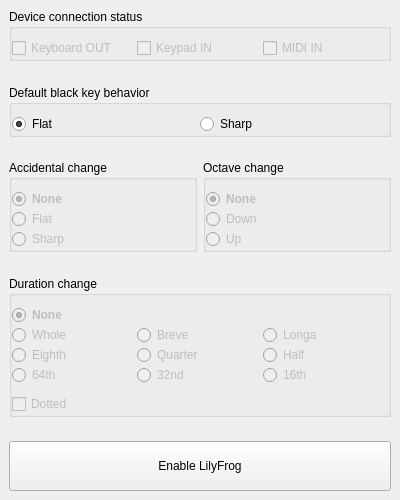
<?xml version="1.0" encoding="UTF-8"?>
<ui version="4.0">
 <class>MainWindow</class>
 <widget class="QMainWindow" name="MainWindow">
  <property name="geometry">
   <rect>
    <x>0</x>
    <y>0</y>
    <width>400</width>
    <height>500</height>
   </rect>
  </property>
  <property name="windowTitle">
   <string>LilyFrog</string>
  </property>
  <widget class="QWidget" name="ctrlMainWindowWidget">
   <layout class="QVBoxLayout" name="verticalLayout_4">
    <item>
     <widget class="QGroupBox" name="ctrlDeviceStatus">
      <property name="title">
       <string>Device connection status</string>
      </property>
      <layout class="QHBoxLayout" name="horizontalLayout">
       <property name="spacing">
        <number>0</number>
       </property>
       <property name="leftMargin">
        <number>0</number>
       </property>
       <property name="rightMargin">
        <number>0</number>
       </property>
       <property name="bottomMargin">
        <number>0</number>
       </property>
       <item>
        <widget class="QCheckBox" name="ctrlKeyboardOutput">
         <property name="enabled">
          <bool>false</bool>
         </property>
         <property name="text">
          <string>Keyboard OUT</string>
         </property>
        </widget>
       </item>
       <item>
        <widget class="QCheckBox" name="ctrlKeypadInput">
         <property name="enabled">
          <bool>false</bool>
         </property>
         <property name="text">
          <string>Keypad IN</string>
         </property>
        </widget>
       </item>
       <item>
        <widget class="QCheckBox" name="ctrlMidiInput">
         <property name="enabled">
          <bool>false</bool>
         </property>
         <property name="text">
          <string>MIDI IN</string>
         </property>
        </widget>
       </item>
      </layout>
     </widget>
    </item>
    <item>
     <spacer name="verticalSpacer">
      <property name="orientation">
       <enum>Qt::Vertical</enum>
      </property>
      <property name="sizeHint" stdset="0">
       <size>
        <width>20</width>
        <height>40</height>
       </size>
      </property>
     </spacer>
    </item>
    <item>
     <widget class="QGroupBox" name="ctrlDefaultAccidental">
      <property name="title">
       <string>Default black key behavior</string>
      </property>
      <layout class="QHBoxLayout" name="horizontalLayout_2">
       <property name="spacing">
        <number>0</number>
       </property>
       <property name="leftMargin">
        <number>0</number>
       </property>
       <property name="rightMargin">
        <number>0</number>
       </property>
       <property name="bottomMargin">
        <number>0</number>
       </property>
       <item>
        <widget class="QRadioButton" name="ctrlDefaultAccidentalFlat">
         <property name="text">
          <string>Flat</string>
         </property>
         <property name="checked">
          <bool>true</bool>
         </property>
        </widget>
       </item>
       <item>
        <widget class="QRadioButton" name="ctrlDefaultAccidentalSharp">
         <property name="text">
          <string>Sharp</string>
         </property>
        </widget>
       </item>
      </layout>
     </widget>
    </item>
    <item>
     <spacer name="verticalSpacer_3">
      <property name="orientation">
       <enum>Qt::Vertical</enum>
      </property>
      <property name="sizeHint" stdset="0">
       <size>
        <width>20</width>
        <height>40</height>
       </size>
      </property>
     </spacer>
    </item>
    <item>
     <layout class="QHBoxLayout" name="ctrlAccidentalOctaveLayout">
      <item>
       <widget class="QGroupBox" name="ctrlAccidental">
        <property name="title">
         <string>Accidental change</string>
        </property>
        <property name="checkable">
         <bool>false</bool>
        </property>
        <layout class="QVBoxLayout" name="verticalLayout_2">
         <property name="spacing">
          <number>0</number>
         </property>
         <property name="leftMargin">
          <number>0</number>
         </property>
         <property name="rightMargin">
          <number>0</number>
         </property>
         <property name="bottomMargin">
          <number>0</number>
         </property>
         <item>
          <widget class="QRadioButton" name="ctrlAccidentalNone">
           <property name="enabled">
            <bool>false</bool>
           </property>
           <property name="font">
            <font>
             <weight>75</weight>
             <bold>true</bold>
            </font>
           </property>
           <property name="text">
            <string>None</string>
           </property>
           <property name="checked">
            <bool>true</bool>
           </property>
          </widget>
         </item>
         <item>
          <widget class="QRadioButton" name="ctrlAccidentalFlat">
           <property name="enabled">
            <bool>false</bool>
           </property>
           <property name="text">
            <string>Flat</string>
           </property>
          </widget>
         </item>
         <item>
          <widget class="QRadioButton" name="ctrlAccidentalSharp">
           <property name="enabled">
            <bool>false</bool>
           </property>
           <property name="text">
            <string>Sharp</string>
           </property>
          </widget>
         </item>
        </layout>
       </widget>
      </item>
      <item>
       <widget class="QGroupBox" name="ctrlOctave">
        <property name="title">
         <string>Octave change</string>
        </property>
        <property name="checkable">
         <bool>false</bool>
        </property>
        <layout class="QVBoxLayout" name="verticalLayout">
         <property name="spacing">
          <number>0</number>
         </property>
         <property name="leftMargin">
          <number>0</number>
         </property>
         <property name="rightMargin">
          <number>0</number>
         </property>
         <property name="bottomMargin">
          <number>0</number>
         </property>
         <item>
          <widget class="QRadioButton" name="ctrlOctaveNone">
           <property name="enabled">
            <bool>false</bool>
           </property>
           <property name="font">
            <font>
             <weight>75</weight>
             <bold>true</bold>
            </font>
           </property>
           <property name="text">
            <string>None</string>
           </property>
           <property name="checked">
            <bool>true</bool>
           </property>
          </widget>
         </item>
         <item>
          <widget class="QRadioButton" name="ctrlOctaveDown">
           <property name="enabled">
            <bool>false</bool>
           </property>
           <property name="text">
            <string>Down</string>
           </property>
          </widget>
         </item>
         <item>
          <widget class="QRadioButton" name="ctrlOctaveUp">
           <property name="enabled">
            <bool>false</bool>
           </property>
           <property name="text">
            <string>Up</string>
           </property>
          </widget>
         </item>
        </layout>
       </widget>
      </item>
     </layout>
    </item>
    <item>
     <spacer name="verticalSpacer_2">
      <property name="orientation">
       <enum>Qt::Vertical</enum>
      </property>
      <property name="sizeHint" stdset="0">
       <size>
        <width>20</width>
        <height>40</height>
       </size>
      </property>
     </spacer>
    </item>
    <item>
     <widget class="QGroupBox" name="ctrlDuration">
      <property name="title">
       <string>Duration change</string>
      </property>
      <property name="checkable">
       <bool>false</bool>
      </property>
      <layout class="QVBoxLayout" name="verticalLayout_3">
       <property name="spacing">
        <number>0</number>
       </property>
       <property name="leftMargin">
        <number>0</number>
       </property>
       <property name="rightMargin">
        <number>0</number>
       </property>
       <property name="bottomMargin">
        <number>0</number>
       </property>
       <item>
        <widget class="QRadioButton" name="ctrlDurationNone">
         <property name="enabled">
          <bool>false</bool>
         </property>
         <property name="font">
          <font>
           <weight>75</weight>
           <bold>true</bold>
          </font>
         </property>
         <property name="text">
          <string>None</string>
         </property>
         <property name="checked">
          <bool>true</bool>
         </property>
        </widget>
       </item>
       <item>
        <layout class="QHBoxLayout" name="ctrlDurationLayout1">
         <item>
          <widget class="QRadioButton" name="ctrlDuration1">
           <property name="enabled">
            <bool>false</bool>
           </property>
           <property name="text">
            <string>Whole</string>
           </property>
          </widget>
         </item>
         <item>
          <widget class="QRadioButton" name="ctrlDurationBreve">
           <property name="enabled">
            <bool>false</bool>
           </property>
           <property name="text">
            <string>Breve</string>
           </property>
          </widget>
         </item>
         <item>
          <widget class="QRadioButton" name="ctrlDurationLonga">
           <property name="enabled">
            <bool>false</bool>
           </property>
           <property name="text">
            <string>Longa</string>
           </property>
          </widget>
         </item>
        </layout>
       </item>
       <item>
        <layout class="QHBoxLayout" name="ctrlDurationLayout2">
         <item>
          <widget class="QRadioButton" name="ctrlDuration8">
           <property name="enabled">
            <bool>false</bool>
           </property>
           <property name="text">
            <string>Eighth</string>
           </property>
          </widget>
         </item>
         <item>
          <widget class="QRadioButton" name="ctrlDuration4">
           <property name="enabled">
            <bool>false</bool>
           </property>
           <property name="text">
            <string>Quarter</string>
           </property>
          </widget>
         </item>
         <item>
          <widget class="QRadioButton" name="ctrlDuration2">
           <property name="enabled">
            <bool>false</bool>
           </property>
           <property name="text">
            <string>Half</string>
           </property>
          </widget>
         </item>
        </layout>
       </item>
       <item>
        <layout class="QHBoxLayout" name="ctrlDurationLayout3">
         <item>
          <widget class="QRadioButton" name="ctrlDuration64">
           <property name="enabled">
            <bool>false</bool>
           </property>
           <property name="text">
            <string>64th</string>
           </property>
          </widget>
         </item>
         <item>
          <widget class="QRadioButton" name="ctrlDuration32">
           <property name="enabled">
            <bool>false</bool>
           </property>
           <property name="text">
            <string>32nd</string>
           </property>
          </widget>
         </item>
         <item>
          <widget class="QRadioButton" name="ctrlDuration16">
           <property name="enabled">
            <bool>false</bool>
           </property>
           <property name="text">
            <string>16th</string>
           </property>
          </widget>
         </item>
        </layout>
       </item>
       <item>
        <spacer name="ctrlDurationSpacer">
         <property name="orientation">
          <enum>Qt::Vertical</enum>
         </property>
         <property name="sizeType">
          <enum>QSizePolicy::Fixed</enum>
         </property>
         <property name="sizeHint" stdset="0">
          <size>
           <width>0</width>
           <height>9</height>
          </size>
         </property>
        </spacer>
       </item>
       <item>
        <widget class="QCheckBox" name="ctrlDurationDot">
         <property name="enabled">
          <bool>false</bool>
         </property>
         <property name="text">
          <string>Dotted</string>
         </property>
        </widget>
       </item>
      </layout>
     </widget>
    </item>
    <item>
     <spacer name="ctrlMainWindowSpacer">
      <property name="orientation">
       <enum>Qt::Vertical</enum>
      </property>
      <property name="sizeHint" stdset="0">
       <size>
        <width>20</width>
        <height>40</height>
       </size>
      </property>
     </spacer>
    </item>
    <item>
     <widget class="QPushButton" name="ctrlEnable">
      <property name="enabled">
       <bool>true</bool>
      </property>
      <property name="minimumSize">
       <size>
        <width>0</width>
        <height>50</height>
       </size>
      </property>
      <property name="text">
       <string>Enable LilyFrog</string>
      </property>
      <property name="checkable">
       <bool>true</bool>
      </property>
      <property name="checked">
       <bool>false</bool>
      </property>
     </widget>
    </item>
   </layout>
  </widget>
 </widget>
 <tabstops>
  <tabstop>ctrlEnable</tabstop>
  <tabstop>ctrlKeyboardOutput</tabstop>
  <tabstop>ctrlKeypadInput</tabstop>
  <tabstop>ctrlMidiInput</tabstop>
  <tabstop>ctrlDefaultAccidentalFlat</tabstop>
  <tabstop>ctrlDefaultAccidentalSharp</tabstop>
  <tabstop>ctrlAccidentalNone</tabstop>
  <tabstop>ctrlAccidentalFlat</tabstop>
  <tabstop>ctrlAccidentalSharp</tabstop>
  <tabstop>ctrlOctaveNone</tabstop>
  <tabstop>ctrlOctaveDown</tabstop>
  <tabstop>ctrlOctaveUp</tabstop>
  <tabstop>ctrlDurationNone</tabstop>
  <tabstop>ctrlDurationLonga</tabstop>
  <tabstop>ctrlDurationBreve</tabstop>
  <tabstop>ctrlDuration1</tabstop>
  <tabstop>ctrlDuration2</tabstop>
  <tabstop>ctrlDuration4</tabstop>
  <tabstop>ctrlDuration8</tabstop>
  <tabstop>ctrlDuration16</tabstop>
  <tabstop>ctrlDuration32</tabstop>
  <tabstop>ctrlDuration64</tabstop>
  <tabstop>ctrlDurationDot</tabstop>
 </tabstops>
 <resources/>
 <connections/>
</ui>
